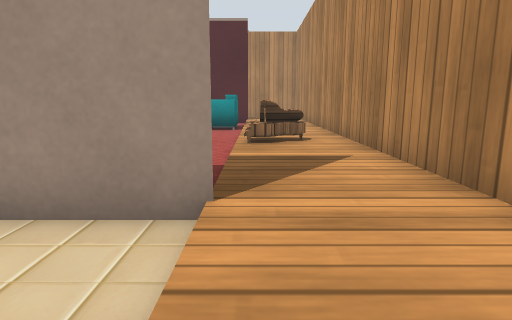
[1] (above)

16 first-person views from a walk through a robot-simulator world made for Gazebo. The camera is 0.5 m above the floor, tilts 10° down and sees 75° across. The floor is counted in squares, 0.5 m on a side. Each view is taken from the middle of a square. On the plan, view 1 faces up. The plan holds only what a view shows up to about 12 squares ahead; the rest is blank. Gazebo's built-in surfaces are drawn with simple patterns. Some surface patterns are stand-ins.

[2]
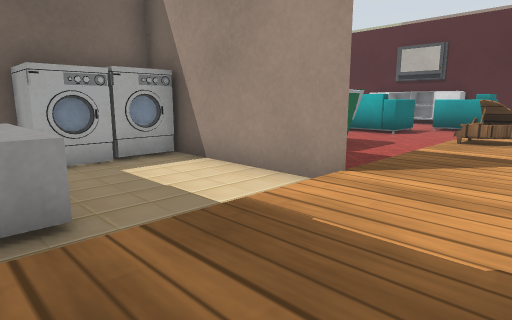

[3]
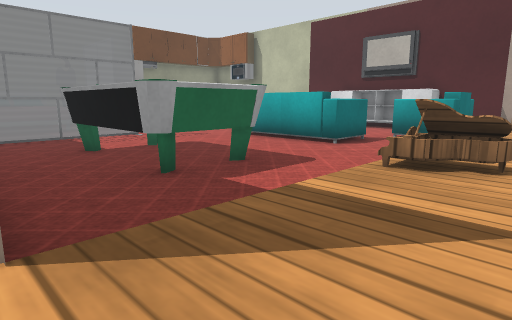

[4]
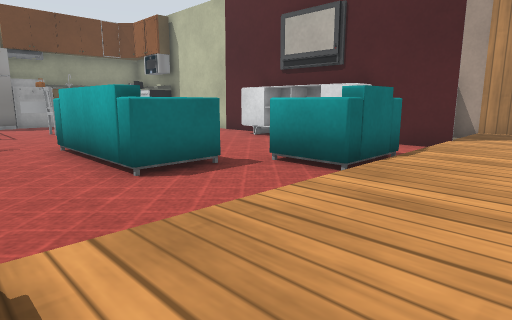

[5]
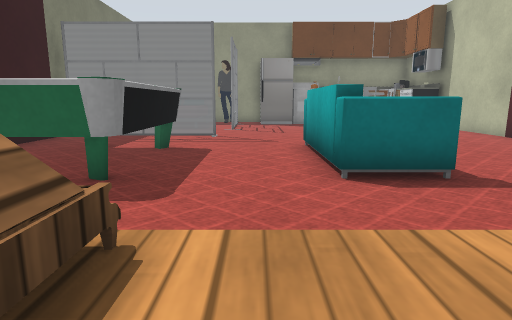

[6]
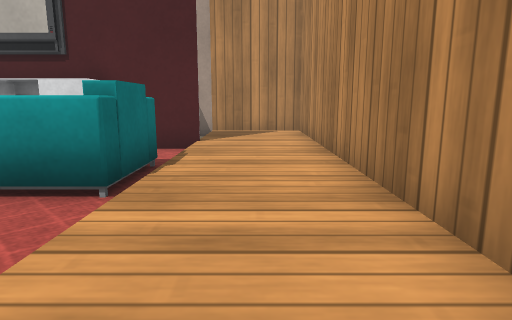

[7]
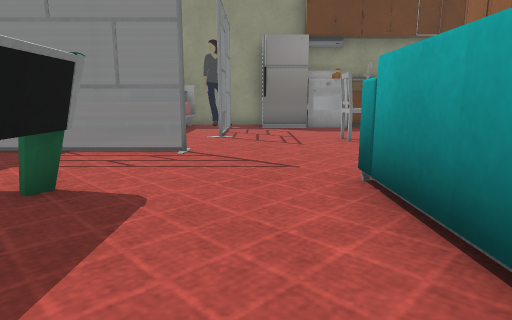

[8]
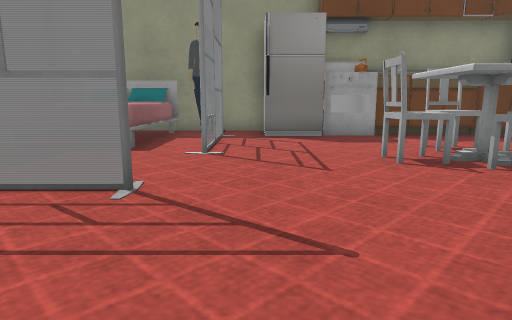

[9]
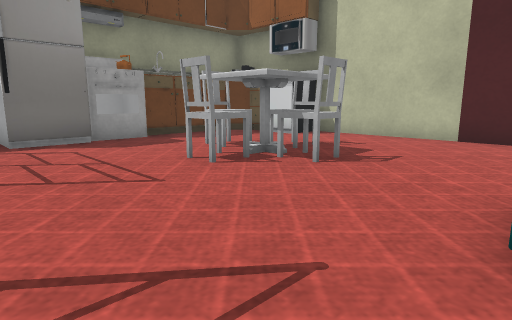

[10]
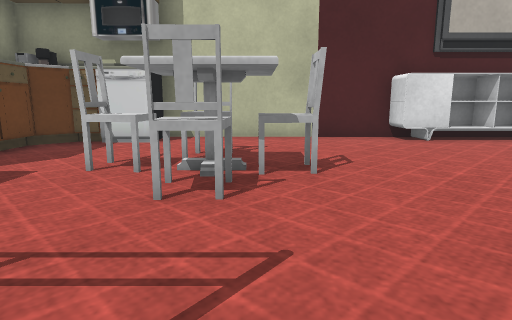

[11]
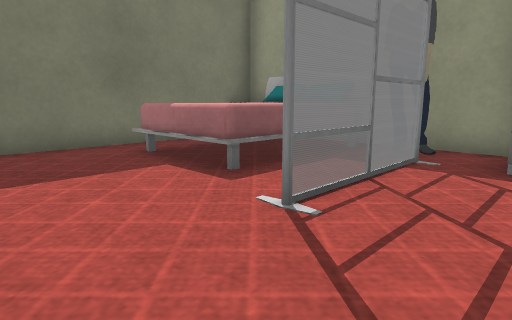

[12]
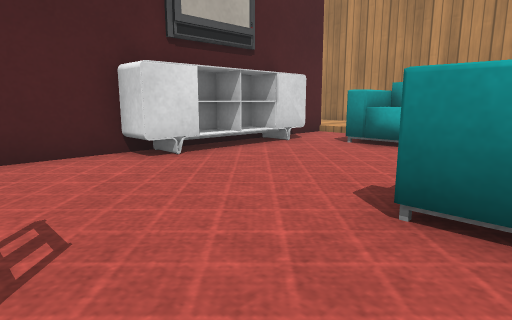

[13]
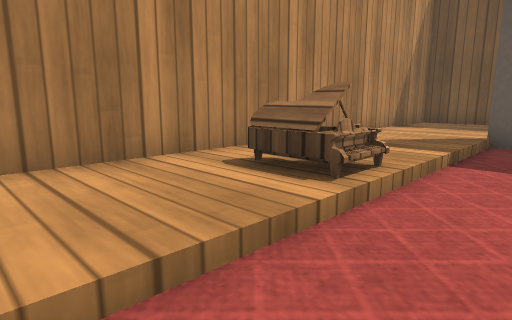

[14]
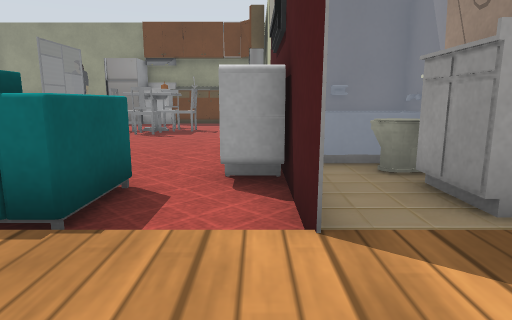

[15]
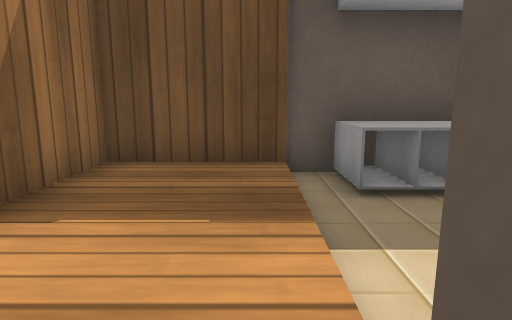

[16]
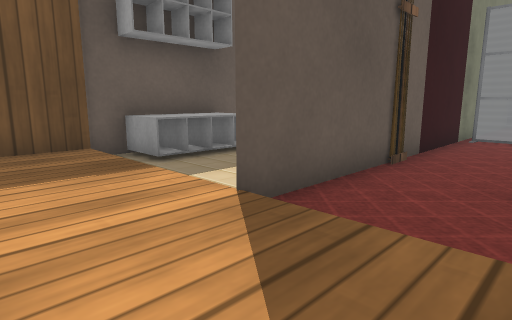

### Floor plan
Key: @ floor where view 1 was taken; # wall or solid block; x gap in a wall; . main floor; : floor 0.1 m higher than the main floor; + floor 0.35 m higher than the main floor; = window, fence, low wall or low ledge; T thing the floor can be seen under or through; O other object.
Columns run from 18 left of view 1 to 3 right of it. Each row starts with its distance up from view 1.
 22                #######
 21             #=###.:::#
 20             =#=...:::#
 19    ##########=....:::#
 18  ####......#######:::#
 17  ##==.............:::#
 16  #=.............#=:::#
 15  #=...#=........##:::#
 14  #=..###=.......==:::#
 13  #=...#=...=====..:::#
 12 ###...=....####=..:::#
 11 ###...............:::#
 10 #.................:::#
  9 ##x=##............++:#
  8 ##......T..=###=..O::#
  7 #=====..T..#####..:::#
  6 #=###=..T..#####..:::#
  5 #=====..T.........:::#
  4 ##......T.........:::#
  3  #################:::#
  2             ##....:::#
  1             ##....:::#
  0             #====.@::#
 -1             ####=.:::#
 -2               ########

Positions as (right, up) in squares from view 1, and headings:
1: (0, 0), facing up
2: (2, -1), facing up-left
3: (2, 3), facing up-left
4: (2, 9), facing up-left
5: (2, 10), facing left
6: (1, 10), facing up
7: (-3, 10), facing left
8: (-6, 10), facing left
9: (-7, 9), facing up-left
10: (-11, 9), facing up
11: (-10, 11), facing down-left
12: (-10, 12), facing up-right
13: (-2, 12), facing down-right
14: (2, 18), facing left
15: (0, 4), facing down
16: (2, 6), facing down-left
